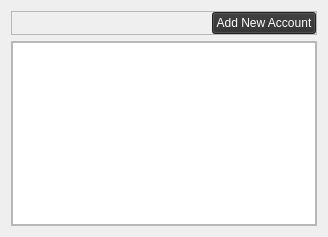
<?xml version="1.0" encoding="UTF-8"?>
<ui version="4.0">
 <class>Form</class>
 <widget class="QWidget" name="Form">
  <property name="geometry">
   <rect>
    <x>0</x>
    <y>0</y>
    <width>328</width>
    <height>237</height>
   </rect>
  </property>
  <property name="windowTitle">
   <string>Form</string>
  </property>
  <property name="styleSheet">
   <string notr="true">color: rgb(255, 255, 255);</string>
  </property>
  <layout class="QVBoxLayout" name="verticalLayout_2">
   <item>
    <widget class="QFrame" name="frame_2">
     <property name="frameShape">
      <enum>QFrame::StyledPanel</enum>
     </property>
     <property name="frameShadow">
      <enum>QFrame::Raised</enum>
     </property>
     <layout class="QHBoxLayout" name="horizontalLayout">
      <property name="leftMargin">
       <number>0</number>
      </property>
      <property name="topMargin">
       <number>0</number>
      </property>
      <property name="rightMargin">
       <number>0</number>
      </property>
      <property name="bottomMargin">
       <number>0</number>
      </property>
      <item>
       <spacer name="horizontalSpacer">
        <property name="orientation">
         <enum>Qt::Horizontal</enum>
        </property>
        <property name="sizeHint" stdset="0">
         <size>
          <width>202</width>
          <height>20</height>
         </size>
        </property>
       </spacer>
      </item>
      <item>
       <widget class="QPushButton" name="pb_add_account">
        <property name="styleSheet">
         <string notr="true">background-color: rgb(45, 45, 45);
          color: rgb(255, 255, 255);
          alternate-background-color: rgb(85, 170, 255);
         </string>
        </property>
        <property name="text">
         <string>Add New Account</string>
        </property>
       </widget>
      </item>
     </layout>
    </widget>
   </item>
   <item>
    <widget class="QFrame" name="frame">
     <property name="frameShape">
      <enum>QFrame::StyledPanel</enum>
     </property>
     <property name="frameShadow">
      <enum>QFrame::Raised</enum>
     </property>
     <layout class="QVBoxLayout" name="verticalLayout_3">
      <property name="leftMargin">
       <number>0</number>
      </property>
      <property name="topMargin">
       <number>0</number>
      </property>
      <property name="rightMargin">
       <number>0</number>
      </property>
      <property name="bottomMargin">
       <number>0</number>
      </property>
      <item>
       <widget class="QTableWidget" name="table_accounts">
        <property name="styleSheet">
         <string notr="true">color: rgb(255, 255, 255);</string>
        </property>
        <attribute name="horizontalHeaderVisible">
         <bool>false</bool>
        </attribute>
        <attribute name="verticalHeaderVisible">
         <bool>false</bool>
        </attribute>
        <column>
         <property name="text">
          <string>Name</string>
         </property>
        </column>
        <column>
         <property name="text">
          <string>Address</string>
         </property>
        </column>
        <column>
         <property name="text">
          <string>Mobile</string>
         </property>
        </column>
       </widget>
      </item>
     </layout>
    </widget>
   </item>
  </layout>
 </widget>
 <resources/>
 <connections/>
</ui>
